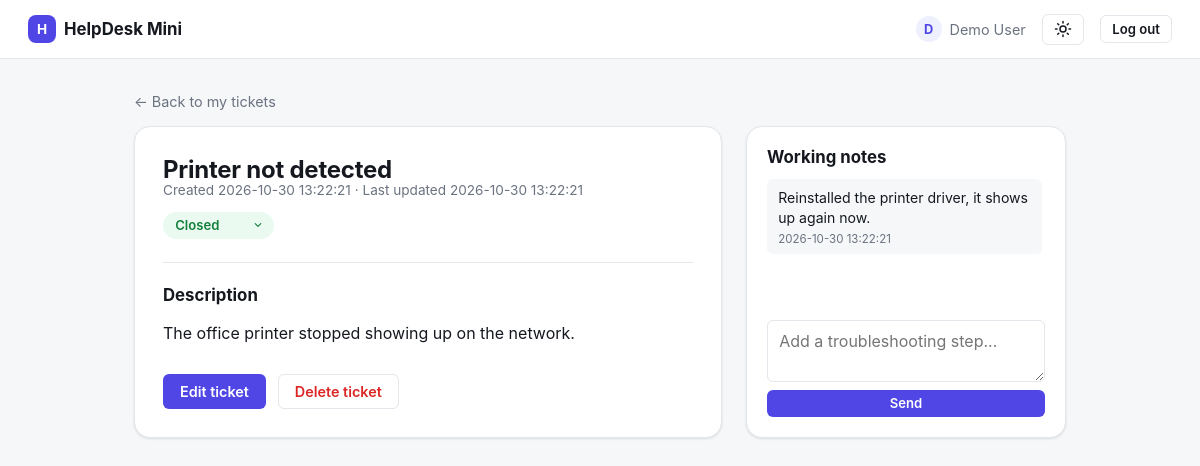
The app's page /ticket_view.php?id=4 (signed in) with its own data.
### tables this page shows
CREATE TABLE tickets (
    id          INT UNSIGNED AUTO_INCREMENT PRIMARY KEY,
    user_id     INT UNSIGNED NOT NULL,
    title       VARCHAR(150) NOT NULL,
    description TEXT         NOT NULL,
    status      ENUM('Open', 'In Progress', 'On Hold', 'Closed') NOT NULL DEFAULT 'Open',
    created_at  TIMESTAMP    NOT NULL DEFAULT CURRENT_TIMESTAMP,
    updated_at  TIMESTAMP    NOT NULL DEFAULT CURRENT_TIMESTAMP ON UPDATE CURRENT_TIMESTAMP,

    CONSTRAINT fk_tickets_user
        FOREIGN KEY (user_id) REFERENCES users(id)
        ON DELETE CASCADE,

    INDEX idx_tickets_user (user_id),
    INDEX idx_tickets_status (status)
);

CREATE TABLE ticket_notes (
    id         INT UNSIGNED AUTO_INCREMENT PRIMARY KEY,
    ticket_id  INT UNSIGNED NOT NULL,
    note       TEXT         NOT NULL,
    created_at TIMESTAMP    NOT NULL DEFAULT CURRENT_TIMESTAMP,

    CONSTRAINT fk_notes_ticket
        FOREIGN KEY (ticket_id) REFERENCES tickets(id)
        ON DELETE CASCADE,

    INDEX idx_notes_ticket (ticket_id)
);

### helpers.php (called while the page is built, shortened)
<?php
function h(?string $value): string
{
    return htmlspecialchars($value ?? '', ENT_QUOTES, 'UTF-8');
}
function status_class(string $status): string
{
    return 'status-' . strtolower(str_replace(' ', '-', $status));
}

### ticket_view.php (the view, shortened to what this page needs)
<?php
require_once __DIR__ . '/helpers.php';
$pdo = get_db();
$id = (int) ($_GET['id'] ?? 0);
$stmt = $pdo->prepare('SELECT * FROM tickets WHERE id = ? AND user_id = ?');
$stmt->execute([$id, current_user_id()]);
$ticket = $stmt->fetch();
$stmt = $pdo->prepare('SELECT id, note, created_at FROM ticket_notes WHERE ticket_id = ? ORDER BY created_at ASC');
$stmt->execute([$ticket['id']]);
$notes = $stmt->fetchAll();
?>
<!DOCTYPE html>
<html lang="en">
<head>
    <link rel="stylesheet" href="assets/style.css">
</head>
<body>
<?php require __DIR__ . '/partials/nav.php'; ?>
<main class="container container-wide">
    <a class="back-link" href="index.php">&larr; Back to my tickets</a>
    <div class="ticket-layout">
        <div class="ticket-detail" data-ticket-id="<?= (int) $ticket['id'] ?>">
            <h1><?= h($ticket['title']) ?></h1>
            <p class="meta">
                Created <?= h($ticket['created_at']) ?> &middot; Last updated <?= h($ticket['updated_at']) ?>
            </p>
            <div class="status-wrap">
                <select id="status" class="status-select <?= status_class($ticket['status']) ?>"
                        data-ticket-id="<?= (int) $ticket['id'] ?>"
                        data-current-status="<?= h($ticket['status']) ?>">
                    <?php foreach (['Open', 'In Progress', 'On Hold', 'Closed'] as $status): ?>
                        <option value="<?= h($status) ?>" <?= $status === $ticket['status'] ? 'selected' : '' ?>>
                            <?= h($status) ?>
                        </option>
                    <?php endforeach; ?>
                </select>
            </div>
            <hr>
            <h2>Description</h2>
            <p class="description"><?= nl2br(h($ticket['description'])) ?></p>
            <div class="form-actions">
                <a class="btn btn-primary" href="ticket_edit.php?id=<?= (int) $ticket['id'] ?>">Edit ticket</a>
                <form method="post" action="ticket_delete.php" class="inline-form"
                      onsubmit="return confirm('Delete this ticket?');">
                    <button type="submit" class="btn btn-danger">Delete ticket</button>
                </form>
            </div>
        </div>
        <aside class="notes-panel">
            <h2>Working notes</h2>
            <div class="notes-list" id="notes-list">
                <?php if (empty($notes)): ?>
                    <p class="notes-empty" id="notes-empty">No notes yet - log the troubleshooting steps here.</p>
                <?php else: ?>
                    <?php foreach ($notes as $note): ?>
                        <div class="note-item">
                            <p class="note-text"><?= nl2br(h($note['note'])) ?></p>
                            <span class="note-time"><?= h($note['created_at']) ?></span>
                        </div>
                    <?php endforeach; ?>
                <?php endif; ?>
            </div>
            <form id="notes-form" class="notes-form" data-ticket-id="<?= (int) $ticket['id'] ?>">
                <textarea id="note-input" name="note" rows="2" placeholder="Add a troubleshooting step..." required></textarea>
                <button type="submit" class="btn btn-primary btn-sm">Send</button>
            </form>
        </aside>
    </div>
</main>
</body>
</html>

### assets/style.css (style rules this page uses)
:root { --color-bg: #f6f7f9; --color-surface: #ffffff; --color-border: #e3e6eb; --color-text: #15181f; --color-muted: #6b7280; --color-primary: #4f46e5; --color-primary-hover: #4338ca; --color-primary-soft: #eef0fe; --color-danger: #dc2626; --color-danger-soft: #fdeded; --color-open: #2563eb; --color-open-bg: #eef3fe; --color-progress: #b45309; --color-progress-bg: #fef6e7; --color-hold: #7c3aed; --color-hold-bg: #f3eefe; --color-closed: #15803d; --color-closed-bg: #eafaf0; --radius-sm: 6px; --radius: 10px; --radius-lg: 16px; --shadow: 0 1px 2px rgba(16, 24, 40, 0.04), 0 1px 3px rgba(16, 24, 40, 0.08); --color-row-hover: #fafbff; --color-ghost-hover: #f1f2f5; }
* { box-sizing: border-box; }
body { margin: 0; font-family: -apple-system, "Segoe UI", system-ui, Roboto, sans-serif; background: var(--color-bg); color: var(--color-text); -webkit-font-smoothing: antialiased; transition: background-color 0.15s ease, color 0.15s ease; }
.topbar, .tickets-card, .form-card, .ticket-detail, .auth-box, .empty-state, .notes-panel, .note-item, form input, form textarea, form select { transition: background-color 0.15s ease, border-color 0.15s ease, color 0.15s ease; }
a { color: var(--color-primary); }
.container { max-width: 840px; margin: 0 auto; padding: 2rem 1.5rem; }
h1 { margin: 0 0 0.25rem; font-size: 1.5rem; letter-spacing: -0.01em; }
h2 { font-size: 1.05rem; }
.btn { display: inline-flex; align-items: center; justify-content: center; gap: 0.4rem; padding: 0.55rem 1rem; border-radius: var(--radius-sm); border: 1px solid transparent; font: inherit; font-weight: 600; font-size: 0.9rem; text-decoration: none; cursor: pointer; line-height: 1.1; transition: background-color 0.15s ease, border-color 0.15s ease, color 0.15s ease; }
.btn-primary { background: var(--color-primary); color: #fff; }
.btn-danger { background: var(--color-surface); border-color: var(--color-border); color: var(--color-danger); }
.btn-sm { padding: 0.35rem 0.7rem; font-size: 0.82rem; }
.inline-form { display: inline; }
.status-wrap { display: inline-flex; align-items: center; gap: 0.5rem; }
.status-select { appearance: none; -webkit-appearance: none; padding: 0.3rem 1.6rem 0.3rem 0.7rem; border-radius: 999px; border: 1px solid transparent; font: inherit; font-size: 0.82rem; font-weight: 600; cursor: pointer; background-color: var(--color-open-bg); color: var(--color-open); background-repeat: no-repeat; background-position: right 0.5rem center; background-size: 14px; }
.status-select.status-closed { background-color: var(--color-closed-bg); color: var(--color-closed); }
form input, form textarea, form select { width: 100%; padding: 0.6rem 0.7rem; border: 1px solid var(--color-border); border-radius: var(--radius-sm); font: inherit; background: var(--color-surface); color: var(--color-text); }
.form-actions { display: flex; align-items: center; gap: 0.75rem; margin-top: 1.4rem; }
.back-link { display: inline-block; margin-bottom: 1rem; color: var(--color-muted); font-size: 0.9rem; text-decoration: none; }
.ticket-detail { background: var(--color-surface); border: 1px solid var(--color-border); border-radius: var(--radius-lg); padding: 1.75rem; box-shadow: var(--shadow); }
.ticket-detail .meta { color: var(--color-muted); font-size: 0.85rem; margin-top: -0.4rem; }
.ticket-detail .description { white-space: pre-line; line-height: 1.55; }
.ticket-detail hr { border: none; border-top: 1px solid var(--color-border); margin: 1.4rem 0; }
.ticket-detail .form-actions { margin-top: 1.75rem; }
.container-wide { max-width: 980px; }
.ticket-layout { display: flex; align-items: stretch; gap: 1.5rem; }
.ticket-layout > *:first-child { flex: 1; min-width: 0; }
.notes-panel { flex: 0 0 320px; display: flex; flex-direction: column; background: var(--color-surface); border: 1px solid var(--color-border); border-radius: var(--radius-lg); padding: 1.25rem; box-shadow: var(--shadow); }
.notes-panel h2 { margin: 0 0 0.75rem; }
.notes-list { flex: 1; overflow-y: auto; display: flex; flex-direction: column; gap: 0.6rem; margin-bottom: 0.9rem; padding-right: 0.2rem; }
.note-item { background: var(--color-bg); border-radius: var(--radius-sm); padding: 0.55rem 0.7rem; }
.note-text { margin: 0 0 0.25rem; font-size: 0.88rem; line-height: 1.4; white-space: pre-line; }
.note-time { display: block; font-size: 0.72rem; color: var(--color-muted); }
.notes-form { display: flex; flex-direction: column; gap: 0.5rem; }
.notes-form textarea { min-height: 56px; resize: vertical; }

### records on screen
tickets: title "Printer not detected", created_at "2026-10-30 13:22:21", updated_at "2026-10-30 13:22:21", description "The office printer stopped showing up on the network."
ticket_notes: note "Reinstalled the printer driver, it shows up again now.", created_at "2026-10-30 13:22:21"

### other values on screen
$initial "D"
$_SESSION['user_name'] "Demo User"
form field value "Closed"
